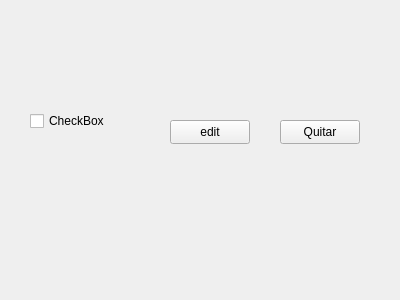
<?xml version="1.0" encoding="UTF-8"?>
<ui version="4.0">
 <class>Task</class>
 <widget class="QWidget" name="Task">
  <property name="geometry">
   <rect>
    <x>0</x>
    <y>0</y>
    <width>400</width>
    <height>300</height>
   </rect>
  </property>
  <property name="windowTitle">
   <string>Form</string>
  </property>
  <widget class="QCheckBox" name="checkBox">
   <property name="geometry">
    <rect>
     <x>30</x>
     <y>110</y>
     <width>78</width>
     <height>22</height>
    </rect>
   </property>
   <property name="text">
    <string>CheckBox</string>
   </property>
  </widget>
  <widget class="QPushButton" name="pushButton">
   <property name="geometry">
    <rect>
     <x>170</x>
     <y>120</y>
     <width>80</width>
     <height>24</height>
    </rect>
   </property>
   <property name="text">
    <string>edit</string>
   </property>
  </widget>
  <widget class="QPushButton" name="pushButton_2">
   <property name="geometry">
    <rect>
     <x>280</x>
     <y>120</y>
     <width>80</width>
     <height>24</height>
    </rect>
   </property>
   <property name="text">
    <string>Quitar</string>
   </property>
  </widget>
 </widget>
 <resources/>
 <connections/>
</ui>
